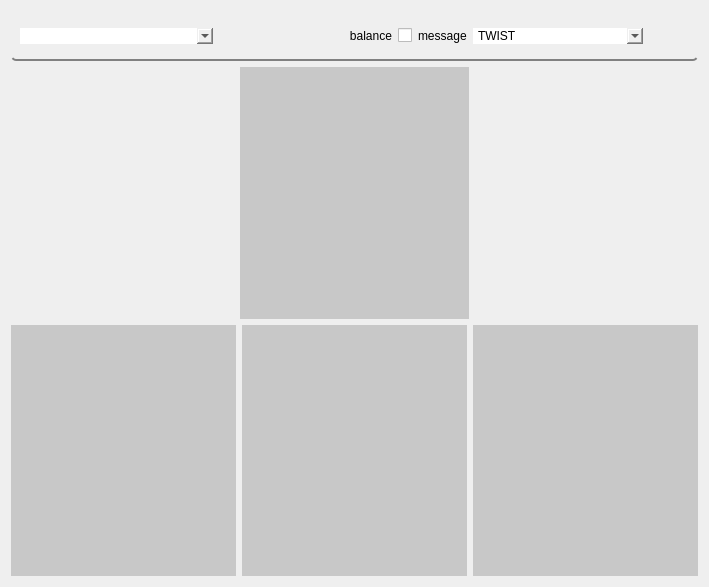
<?xml version="1.0" encoding="UTF-8"?>
<ui version="4.0">
 <class>Form</class>
 <widget class="QWidget" name="Form">
  <property name="geometry">
   <rect>
    <x>0</x>
    <y>0</y>
    <width>709</width>
    <height>587</height>
   </rect>
  </property>
  <property name="maximumSize">
   <size>
    <width>16777215</width>
    <height>16777215</height>
   </size>
  </property>
  <property name="windowTitle">
   <string>Form</string>
  </property>
  <property name="styleSheet">
   <string notr="true">border:none</string>
  </property>
  <layout class="QVBoxLayout" name="verticalLayout">
   <item>
    <widget class="QGroupBox" name="groupBox">
     <property name="minimumSize">
      <size>
       <width>0</width>
       <height>50</height>
      </size>
     </property>
     <property name="maximumSize">
      <size>
       <width>16777215</width>
       <height>50</height>
      </size>
     </property>
     <property name="styleSheet">
      <string notr="true"> QGroupBox {
 background-color: qlineargradient(x1: 0, y1: 0, x2: 0, y2: 1,
                                   stop: 0 #edb514, stop: 1 #ea4000);
 border-bottom: 2px solid gray;
 border-radius: 5px;
 margin-top: 0; /* leave space at the top for the title */
}</string>
     </property>
     <property name="title">
      <string/>
     </property>
     <layout class="QHBoxLayout" name="horizontalLayout">
      <item>
       <widget class="QComboBox" name="comboBox"/>
      </item>
      <item>
       <layout class="QHBoxLayout" name="horizontalLayout_3">
        <item>
         <widget class="QCheckBox" name="balanceCheckBoxUI">
          <property name="layoutDirection">
           <enum>Qt::RightToLeft</enum>
          </property>
          <property name="text">
           <string>balance</string>
          </property>
         </widget>
        </item>
       </layout>
      </item>
      <item>
       <layout class="QHBoxLayout" name="horizontalLayout_2">
        <item>
         <widget class="QLabel" name="label">
          <property name="text">
           <string>message</string>
          </property>
         </widget>
        </item>
        <item>
         <widget class="QComboBox" name="messageTypeComboBoxUI">
          <property name="minimumSize">
           <size>
            <width>170</width>
            <height>0</height>
           </size>
          </property>
          <item>
           <property name="text">
            <string>TWIST</string>
           </property>
          </item>
          <item>
           <property name="text">
            <string>MOTOR COMMAND</string>
           </property>
          </item>
         </widget>
        </item>
       </layout>
      </item>
      <item>
       <widget class="QPushButton" name="settingsButton">
        <property name="minimumSize">
         <size>
          <width>15</width>
          <height>15</height>
         </size>
        </property>
        <property name="maximumSize">
         <size>
          <width>40</width>
          <height>40</height>
         </size>
        </property>
        <property name="autoFillBackground">
         <bool>false</bool>
        </property>
        <property name="styleSheet">
         <string notr="true">border: none;
background-color:none;</string>
        </property>
        <property name="text">
         <string/>
        </property>
        <property name="icon">
         <iconset>
          <normaloff>../../../../../../../../../../../.designer/backup/imgs/settings1.png</normaloff>../../../../../../../../../../../.designer/backup/imgs/settings1.png</iconset>
        </property>
       </widget>
      </item>
     </layout>
    </widget>
   </item>
   <item>
    <layout class="QVBoxLayout" name="buttonsWrapper">
     <item>
      <layout class="QHBoxLayout" name="firstRowButtonsWrapper">
       <property name="spacing">
        <number>0</number>
       </property>
       <item>
        <widget class="QFrame" name="emptyFrameLeft">
         <property name="minimumSize">
          <size>
           <width>20</width>
           <height>20</height>
          </size>
         </property>
         <property name="frameShape">
          <enum>QFrame::StyledPanel</enum>
         </property>
         <property name="frameShadow">
          <enum>QFrame::Raised</enum>
         </property>
        </widget>
       </item>
       <item>
        <widget class="QPushButton" name="forwardButton">
         <property name="sizePolicy">
          <sizepolicy hsizetype="Minimum" vsizetype="Minimum">
           <horstretch>0</horstretch>
           <verstretch>0</verstretch>
          </sizepolicy>
         </property>
         <property name="minimumSize">
          <size>
           <width>20</width>
           <height>20</height>
          </size>
         </property>
         <property name="sizeIncrement">
          <size>
           <width>0</width>
           <height>0</height>
          </size>
         </property>
         <property name="cursor">
          <cursorShape>PointingHandCursor</cursorShape>
         </property>
         <property name="styleSheet">
          <string notr="true">background-color: rgb(200, 200, 200);
border: none;</string>
         </property>
         <property name="text">
          <string/>
         </property>
         <property name="icon">
          <iconset>
           <normaloff>imgs/forwardArrow.png</normaloff>imgs/forwardArrow.png</iconset>
         </property>
         <property name="iconSize">
          <size>
           <width>150</width>
           <height>150</height>
          </size>
         </property>
        </widget>
       </item>
       <item>
        <widget class="QFrame" name="emptyFrameRight">
         <property name="minimumSize">
          <size>
           <width>20</width>
           <height>20</height>
          </size>
         </property>
         <property name="styleSheet">
          <string notr="true">border:none;</string>
         </property>
         <property name="frameShape">
          <enum>QFrame::StyledPanel</enum>
         </property>
         <property name="frameShadow">
          <enum>QFrame::Raised</enum>
         </property>
        </widget>
       </item>
      </layout>
     </item>
     <item>
      <layout class="QHBoxLayout" name="secondRowButtonsWrapper">
       <item>
        <widget class="QPushButton" name="leftButton">
         <property name="sizePolicy">
          <sizepolicy hsizetype="Preferred" vsizetype="Preferred">
           <horstretch>0</horstretch>
           <verstretch>0</verstretch>
          </sizepolicy>
         </property>
         <property name="minimumSize">
          <size>
           <width>20</width>
           <height>20</height>
          </size>
         </property>
         <property name="sizeIncrement">
          <size>
           <width>1</width>
           <height>1</height>
          </size>
         </property>
         <property name="baseSize">
          <size>
           <width>10</width>
           <height>10</height>
          </size>
         </property>
         <property name="cursor">
          <cursorShape>PointingHandCursor</cursorShape>
         </property>
         <property name="autoFillBackground">
          <bool>false</bool>
         </property>
         <property name="styleSheet">
          <string notr="true">background-color: rgb(200, 200, 200);
border: none;</string>
         </property>
         <property name="text">
          <string/>
         </property>
         <property name="icon">
          <iconset>
           <normaloff>imgs/leftButton.png</normaloff>imgs/leftButton.png</iconset>
         </property>
         <property name="iconSize">
          <size>
           <width>150</width>
           <height>150</height>
          </size>
         </property>
        </widget>
       </item>
       <item>
        <widget class="QPushButton" name="backwardButton">
         <property name="sizePolicy">
          <sizepolicy hsizetype="Preferred" vsizetype="Preferred">
           <horstretch>0</horstretch>
           <verstretch>0</verstretch>
          </sizepolicy>
         </property>
         <property name="minimumSize">
          <size>
           <width>20</width>
           <height>20</height>
          </size>
         </property>
         <property name="cursor">
          <cursorShape>PointingHandCursor</cursorShape>
         </property>
         <property name="styleSheet">
          <string notr="true">background-color: rgb(200, 200, 200);
border: none;</string>
         </property>
         <property name="text">
          <string/>
         </property>
         <property name="icon">
          <iconset>
           <normaloff>imgs/backwardButton.png</normaloff>imgs/backwardButton.png</iconset>
         </property>
         <property name="iconSize">
          <size>
           <width>150</width>
           <height>150</height>
          </size>
         </property>
        </widget>
       </item>
       <item>
        <widget class="QPushButton" name="rightButton">
         <property name="sizePolicy">
          <sizepolicy hsizetype="Preferred" vsizetype="Preferred">
           <horstretch>0</horstretch>
           <verstretch>0</verstretch>
          </sizepolicy>
         </property>
         <property name="minimumSize">
          <size>
           <width>20</width>
           <height>20</height>
          </size>
         </property>
         <property name="cursor">
          <cursorShape>PointingHandCursor</cursorShape>
         </property>
         <property name="styleSheet">
          <string notr="true">background-color: rgb(200, 200, 200);
border: none;
transform: rotate(45deg);</string>
         </property>
         <property name="text">
          <string/>
         </property>
         <property name="icon">
          <iconset>
           <normaloff>imgs/rightButton.png</normaloff>imgs/rightButton.png</iconset>
         </property>
         <property name="iconSize">
          <size>
           <width>150</width>
           <height>150</height>
          </size>
         </property>
        </widget>
       </item>
      </layout>
     </item>
    </layout>
   </item>
  </layout>
 </widget>
 <resources/>
 <connections/>
</ui>
